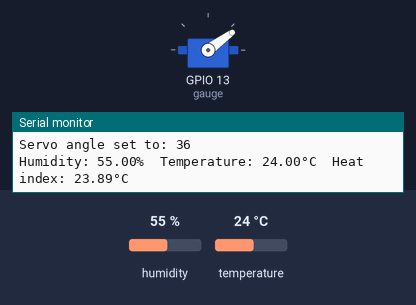
Bench run of a program on a simulated ESP32. Shown: servo, the last lines printed to the serial monitor. Inputs (shaded band) come from the test bench; at power-on: temperature 24 °C, humidity 55 %.

Above: at 4.8 s.
4.9 s: temperature set to 28 °C
At 8.4 s:
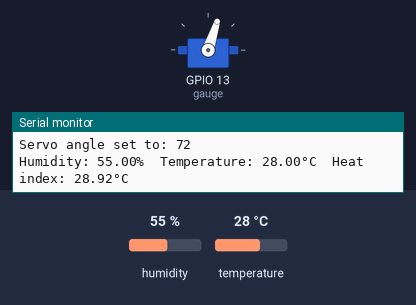
9.5 s: temperature set to 33 °C
At 12.6 s:
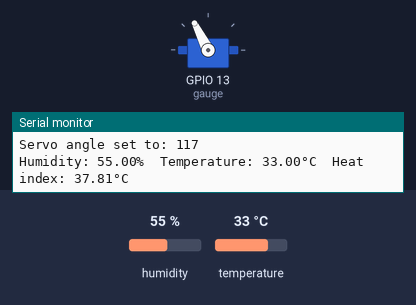
13.5 s: temperature set to 41 °C
At 16.9 s:
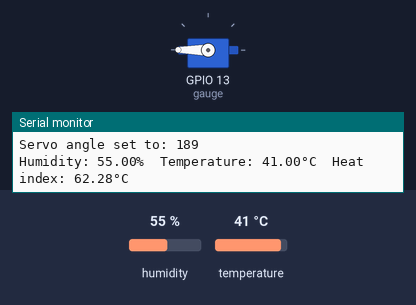
17.5 s: temperature set to 12 °C
At 21.1 s:
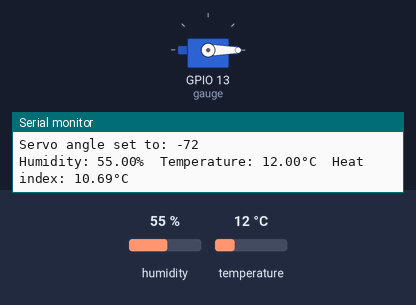
Timing chart, 0 to 22.5 s (numbered marks = the images above; inputs shaded):
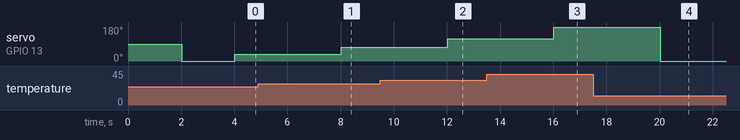

Measured:
- after the input at 4.9 s, servo on GPIO 13 (gauge): 36° → 72° after 3.1 s
- after the input at 9.5 s, servo on GPIO 13 (gauge): 72° → 117° after 2.5 s
- after the input at 13.5 s, servo on GPIO 13 (gauge): 117° → 180° after 2.5 s
- after the input at 17.5 s, servo on GPIO 13 (gauge): 180° → 0° after 2.5 s

The program:

main.cpp
```cpp
#include <Arduino.h>
#include <Adafruit_Sensor.h>
#include "DHT.h"
#include <ESP32Servo.h>
#include "freertos/FreeRTOS.h"
#include "freertos/task.h"

#define DHTPIN 4     // Digital pin connected to the DHT sensor
#define DHTTYPE DHT11   // DHT 11

DHT dht(DHTPIN, DHTTYPE);
Servo gauge;

float temperature = 0;
float humidity = 0;

// Funções das tarefas FreeRTOS
void readSensorTask(void *pvParameters);
void controlServoTask(void *pvParameters);

void setup() {
  Serial.begin(115200);
  Serial.println(F("DHTxx test with FreeRTOS!"));

  dht.begin();

  ESP32PWM::allocateTimer(0);
  ESP32PWM::allocateTimer(1);
  ESP32PWM::allocateTimer(2);
  ESP32PWM::allocateTimer(3);

  gauge.setPeriodHertz(50);
  gauge.attach(13, 500, 2400);

  // Criando as tarefas FreeRTOS
  xTaskCreate(readSensorTask, "Read Sensor", 2048, NULL, 1, NULL);
  xTaskCreate(controlServoTask, "Control Servo", 2048, NULL, 1, NULL);
}

void loop() {
  // O loop fica vazio porque o código agora é gerenciado por tarefas FreeRTOS
}

// Tarefa de leitura do sensor DHT11
void readSensorTask(void *pvParameters) {
  while (true) {
    // Aguarda 2 segundos entre as medições
    delay(2000);

    humidity = dht.readHumidity();
    temperature = dht.readTemperature();

    if (isnan(humidity) || isnan(temperature)) {
      Serial.println(F("Failed to read from DHT sensor!"));
      continue; // Volta ao início do loop
    }

    float heatIndexC = dht.computeHeatIndex(temperature, humidity, false);
    Serial.print(F("Humidity: "));
    Serial.print(humidity);
    Serial.print(F("%  Temperature: "));
    Serial.print(temperature);
    Serial.print(F("°C  Heat index: "));
    Serial.print(heatIndexC);
    Serial.println(F("°C"));
  }
}

// Tarefa de controle do servo motor
void controlServoTask(void *pvParameters) {
  while (true) {
    // Aguarda 2 segundos para sincronizar com a leitura do sensor
    delay(2000);

    int angle = map(temperature * 10, 200, 400, 0, 180);
    gauge.write(angle);

    Serial.print(F("Servo angle set to: "));
    Serial.println(angle);
  }
}
```
